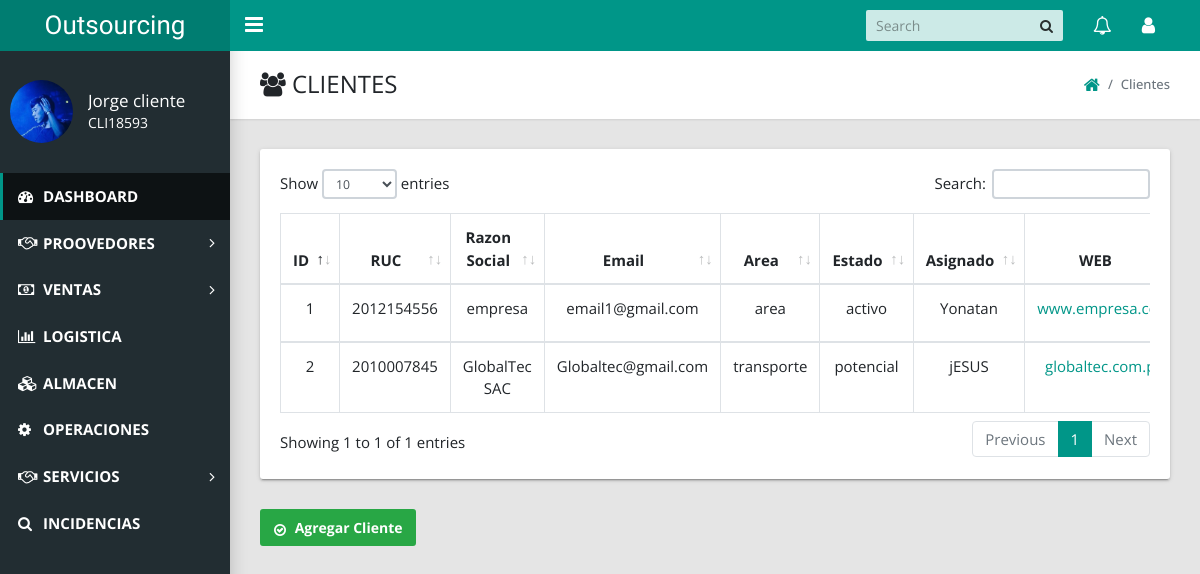
Before: /admin/index.php?action=view_clientes (signed in) with the older database file.
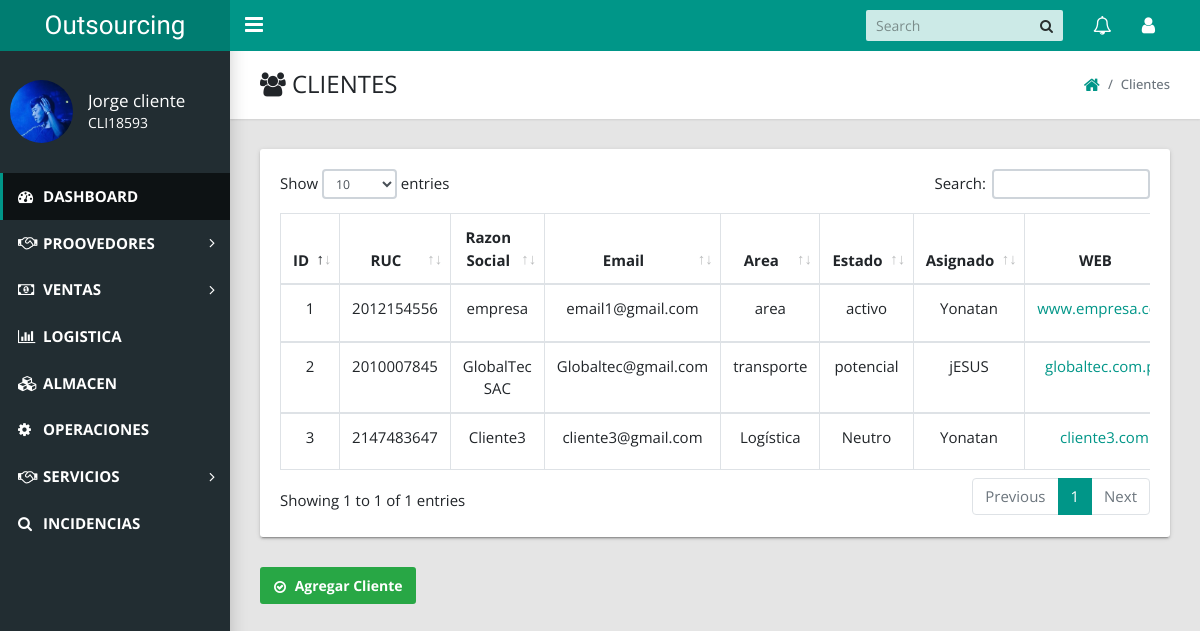
After: the same page with the newer database file.
### tables this page shows
CREATE TABLE `clientes` (
  `Id_cliente` int(10) NOT NULL,
  `cod_cliente` varchar(20) NOT NULL,
  `ruc_cliente` int(50) NOT NULL,
  `razon_cliente` varchar(50) NOT NULL,
  `direccion_cliente` text NOT NULL,
  `contacto_cliente` varchar(100) NOT NULL,
  `celular1_cliente` int(9) NOT NULL,
  `celular2_cliente` int(9) NOT NULL,
  `email1_cliente` varchar(50) NOT NULL,
  `email2_cliente` varchar(50) NOT NULL,
  `web_cliente` text NOT NULL,
  `area_cliente` varchar(50) NOT NULL,
  `estado_cliente` varchar(50) NOT NULL,
  `asignado_cliente` varchar(50) NOT NULL
);

### admin/includes/cotizaciones/ver_clientes.php (the view, shortened to what this page needs)
<link href="styles/main.css" type="text/css" rel="stylesheet">
<?php if($_SESSION['role'] != 7 AND $_SESSION['role'] != 17 AND $_SESSION['role'] != 5 ){
  echo "<script>alert('No puedes acceder acá ')</script>";
  echo "<script>window.open('index.php?logged_in=Logueaste%20correctamente!','_self')</script>";
}else{
  ?>
    <main class="app-content">
      <div class="app-title">
        <div>
          <h1><i class="fa fa-users"></i> CLIENTES</h1>
        </div>
        <ul class="app-breadcrumb breadcrumb side">
          <li class="breadcrumb-item"><a href="index.php?logged_in=Logueaste%20correctamente!"><i class="fa fa-home fa-lg"></i></a></li>
          <li class="breadcrumb-item active">Clientes</li>
        </ul>
      </div>
      <div class="row" style="font-size: 15px;">
        <div class="col-md-12">
          <div class="tile">
            <div class="tile-body">
              <div class="table-responsive">
                <form action="" method="post" enctype="multipart/form-data" >
              <table class="table table-hover table-bordered" id="sampleTable">
                  <thead align="center">
                    <tr>
                      <th>ID</th>
                      <th>RUC</th>
                      <th>Razon Social</th>
                      <th>Email</th>
                      <th>Area</th>
                      <th>Estado</th>
                      <th>Asignado</th>
                      <th>WEB</th>
                    </tr>
                  </thead>
                  <?php
                  $all_cli = mysqli_query($conexion,"select * from clientes order by Id_cliente ");
                  $i = 1;
                  while($row=mysqli_fetch_array($all_cli)){
                    ?>
                    <tbody align="center">
                      <tr>
                       <td><?php echo $i; ?></td>
                       <td><?php echo $row['ruc_cliente']; ?></td>
                       <td><?php echo $row['razon_cliente']; ?></td>
                       <td><?php echo $row['email1_cliente']; ?></td>
                       <td><?php echo $row['area_cliente']; ?></td>
                       <td><?php echo $row['estado_cliente']; ?></td>
                       <td><?php echo $row['asignado_cliente']; ?></td>
                       <td><a href="https://<?php echo $row['web_cliente']; ?>" target="?blank"><?php echo $row['web_cliente']; ?></a></td>
                        </tr>
                    </tbody>
                    <?php $i++;}  ?>
                </table>
              </form>
              </div>
            </div>
          </div>
        </div>
      </div>
      <a href="index.php?action=add_clientes" class="btn btn-success"><i class="fa fa-check-circle-o" aria-hidden="true"></i>  Agregar Cliente</a>
 </main>
<?php } ?>

### admin/index.php (shortened to what this page needs)
<?php include '../web/bd.php'; ?>
<!DOCTYPE html>
<html lang="en">
  <head>
    <link rel="stylesheet" type="text/css" href="styles/main.css">
    <link rel="stylesheet" type="text/css" href="styles/ver.css">
    <link rel="stylesheet" type="text/css" href="https://maxcdn.bootstrapcdn.com/font-awesome/4.7.0/css/font-awesome.min.css">
  </head>
  <body class="app sidebar-mini" style="font-family: 'Open Sans', sans-serif;">
    <header class="app-header"><a class="app-header__logo" href="#">Outsourcing</a>
      <a class="app-sidebar__toggle" href="#" data-toggle="sidebar" aria-label="Hide Sidebar"></a>
      <ul class="app-nav">
        <li class="app-search">
          <input class="app-search__input" type="search" placeholder="Search">
          <button class="app-search__button"><i class="fa fa-search"></i></button>
        </li>
        <li class="dropdown"><a class="app-nav__item" href="#" data-toggle="dropdown" aria-label="Show notifications"><i class="fa fa-bell-o fa-lg"></i></a>
        </li>
        <li class="dropdown"><a class="app-nav__item" href="#" data-toggle="dropdown" aria-label="Open Profile Menu"><i class="fa fa-user fa-lg"></i></a>
        </li>
      </ul>
    </header>
    <aside class="app-sidebar">
      <div class="app-sidebar__user"><img class="app-sidebar__user-avatar" src="usuarios_fotos/<?php echo $_SESSION['foto'];?>" alt="User Image" style="width: 30%;">
        <div>
          <p class="app-sidebar__user-name"><?php echo $_SESSION['name']; ?></p>
          <p class="app-sidebar__user-designation"><?php echo $_SESSION['cod_user']; ?></p>
        </div>
      </div>
      <ul class="app-menu" style="font-weight: bold;">
        <li><a class="app-menu__item active" href="#"><i class="app-menu__icon fa fa-dashboard"></i><span class="app-menu__label">DASHBOARD</span></a></li>
        <li class="treeview"><a class="app-menu__item" href="index.php?action=add_proovedor" data-toggle="treeview"><i class="app-menu__icon fa fa-handshake-o"></i><span class="app-menu__label">PROOVEDORES</span><i class="treeview-indicator fa fa-angle-right"></i></a>
        </li>
        <li class="treeview"><a class="app-menu__item" href="#" data-toggle="treeview"><i class="app-menu__icon fa fa-money"></i>
          <span class="app-menu__label">VENTAS</span>
          <i class="treeview-indicator fa fa-angle-right"></i></a>
        </li>
        <li><a class="app-menu__item" href="#"><i class="app-menu__icon fa fa-bar-chart"></i><span class="app-menu__label">LOGISTICA</span></a></li>
        <li><a class="app-menu__item" href="#"><i class="app-menu__icon fa fa-cubes"></i><span class="app-menu__label">ALMACEN</span></a></li>
        <li><a class="app-menu__item" href="#"><i class="app-menu__icon fa fa-cog"></i><span class="app-menu__label">OPERACIONES</span></a></li>
        <li class="treeview"><a class="app-menu__item" href="index.php?action=view_serv" data-toggle="treeview"><i class="app-menu__icon fa fa-handshake-o"></i><span class="app-menu__label">SERVICIOS</span><i class="treeview-indicator fa fa-angle-right"></i></a>
        </li>
        <li><a class="app-menu__item" href="#"><i class="app-menu__icon fa fa-search"></i><span class="app-menu__label">INCIDENCIAS</span></a></li>
     </ul>
    </aside>
    <div class="content">
     <div class="content_box">
     <?php
     if(isset($_GET['action'])){
      $action = $_GET['action'];
     }else{
      $action ='';
     }
     switch($action){
    case 'view_clientes';
    include 'includes/cotizaciones/ver_clientes.php';
    break;
     }
     ?>
      </div>
   </div>
  </body>
</html>

Changed rows visible on the page:
added clientes: ruc_cliente "2147483647", razon_cliente "Cliente3", email1_cliente "cliente3@gmail.com", area_cliente "Logística", estado_cliente "Neutro", asignado_cliente "Yonatan", web_cliente "cliente3.com"
